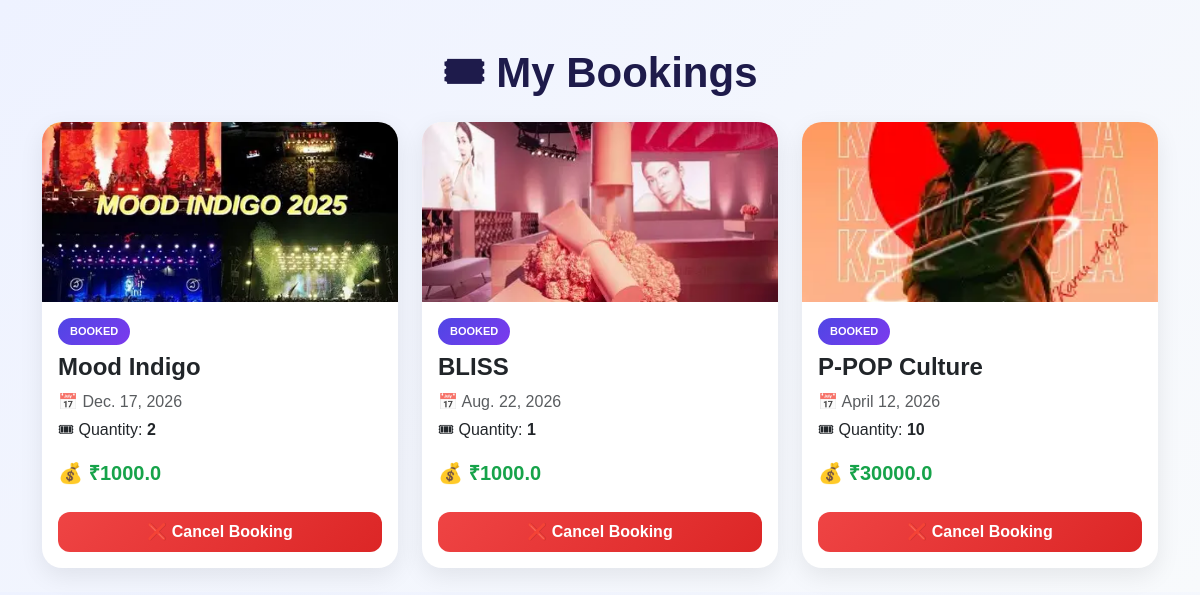
/my-bookings/ (signed in), run on the app's committed database.
### events/models.py (models this page shows, shortened)
class Booking(models.Model):
    user = models.ForeignKey(User, on_delete=models.CASCADE)
    event = models.ForeignKey(Event, on_delete=models.CASCADE)
    quantity = models.IntegerField()
    total_price = models.FloatField()
    booking_date = models.DateTimeField(auto_now_add=True)

class Event(models.Model):
    title = models.CharField(max_length=200)
    description = models.TextField()
    date = models.DateField()
    time = models.TimeField()
    location = models.CharField(max_length=200)
    available_tickets = models.IntegerField()
    price = models.FloatField()
    image = models.ImageField(upload_to='event_images/', null=True, blank=True)

### events/views.py (the view)
# urls.py: path('my-bookings/', views.my_bookings, name='my_bookings'),
@login_required(login_url='login')
def my_bookings(request):
    bookings = Booking.objects.filter(
        user=request.user
    ).select_related('event')
    return render(request, "my_bookings.html", {
        "bookings": bookings
    })

### events/templates/my_bookings.html (shortened to what this page needs)
{% load static %}
<!DOCTYPE html>
<html lang="en">
<head>
    <link href="https://cdn.jsdelivr.net/npm/bootstrap@5.3.0/dist/css/bootstrap.min.css" rel="stylesheet">
</head>
<body>
<div class="container mt-5">
    <h1 class="page-title text-center mb-4">
        🎟 My Bookings
    </h1>
    <div class="row">
        {% for booking in bookings %}
        <div class="col-md-4 mb-4">
            <div class="booking-card">
                {% if booking.event.image %}
                    <img src="{{ booking.event.image.url }}" class="event-img">
                {% else %}
                    <img src="{% static 'no-image.jpg' %}" class="event-img">
                {% endif %}
                <div class="p-3">
                    <span class="tag">BOOKED</span>
                    <h4 class="mt-2 fw-bold">
                        {{ booking.event.title }}
                    </h4>
                    <p class="text-muted mb-1">
                        📅 {{ booking.event.date }}
                    </p>
                    <p>
                        🎟 Quantity: <b>{{ booking.quantity }}</b>
                    </p>
                    <p class="price">
                        💰 ₹{{ booking.total_price }}
                    </p>
                    <a href="{% url 'cancel_booking' booking.id %}"
                       class="btn btn-cancel w-100 mt-2"
                       onclick="return confirm('Are you sure you want to cancel this booking?')">
                        ❌ Cancel Booking
                    </a>
                </div>
            </div>
        </div>
        {% endfor %}
    </div>
</div>
</body>
</html>

### events/templates/my_bookings.html (style rules this page uses)
body { background: linear-gradient(135deg, #eef2ff, #f8fafc); font-family: 'Poppins', sans-serif; }
.page-title { font-size: 42px; font-weight: 900; color: #1e1b4b; }
.booking-card { background: white; border-radius: 20px; overflow: hidden; box-shadow: 0 8px 25px rgba(0,0,0,0.08); transition: 0.3s; }
.event-img { width: 100%; height: 180px; object-fit: cover; }
.price { font-size: 20px; font-weight: 900; color: #16a34a; }
.btn-cancel { background: linear-gradient(135deg, #ef4444, #dc2626); color: white; border: none; border-radius: 12px; padding: 8px 12px; font-weight: 600; transition: 0.3s; }
.tag { display: inline-block; background: linear-gradient(135deg, #4f46e5, #7c3aed); color: white; padding: 5px 12px; border-radius: 20px; font-size: 11px; font-weight: bold; }

### data on the page
Booking: event.image (picture), event "Mood Indigo", event "Dec. 17, 2026", quantity "2", total_price "1000.0"
Booking: event.image (picture), event "BLISS", event "Aug. 22, 2026", quantity "1", total_price "1000.0"
Booking: event.image (picture), event "P-POP Culture", event "April 12, 2026", quantity "10", total_price "30000.0"
